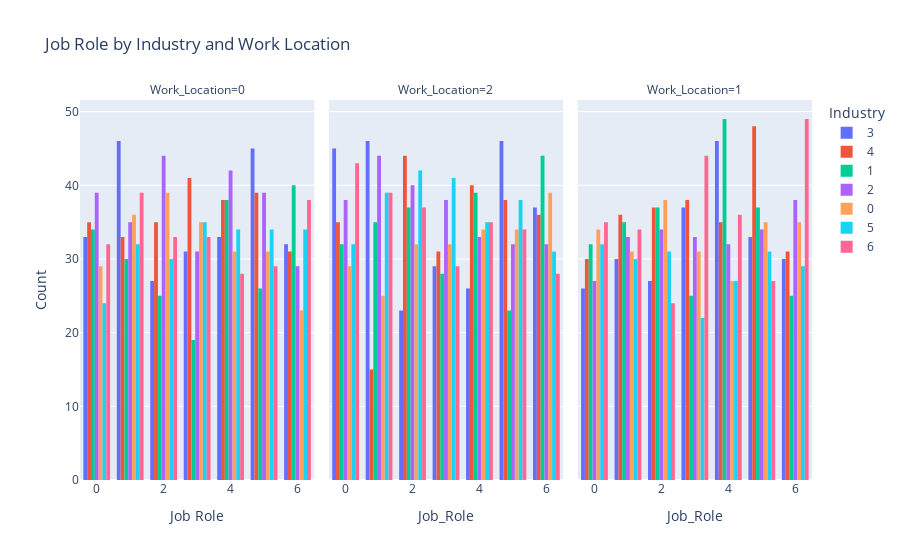

Notebook code for this chart:
### Code cell
fig = px.histogram(data, x='Job_Role', color='Industry', barmode='group', facet_col='Work_Location', title='Job Role by Industry and Work Location')
fig.update_layout(xaxis_title='Job Role', yaxis_title='Count', legend_title='Industry')
fig.show()

### Figure 1 — Plotly figure (JSON) as saved in the notebook; plotly's stock layout.template omitted (floating-point values rounded to 4 significant figures; data arrays with more than 128 entries replaced by an {"elided": "..."} marker saying what was removed)
{"data": [{"alignmentgroup": "True", "bingroup": "x", "hovertemplate": "Industry=3<br>Work_Location=0<br>Job_Role=%{x}<br>count=%{y}<extra></extra>", "legendgroup": "3", "marker": {"color": "#636efa", "pattern": {"shape": ""}}, "name": "3", "offsetgroup": "3", "orientation": "v", "showlegend": true, "type": "histogram", "x": {"elided": "247 int values"}, "xaxis": "x", "yaxis": "y"}, {"alignmentgroup": "True", "bingroup": "x", "hovertemplate": "Industry=3<br>Work_Location=2<br>Job_Role=%{x}<br>count=%{y}<extra></extra>", "legendgroup": "3", "marker": {"color": "#636efa", "pattern": {"shape": ""}}, "name": "3", "offsetgroup": "3", "orientation": "v", "showlegend": false, "type": "histogram", "x": {"elided": "252 int values"}, "xaxis": "x2", "yaxis": "y2"}, {"alignmentgroup": "True", "bingroup": "x", "hovertemplate": "Industry=3<br>Work_Location=1<br>Job_Role=%{x}<br>count=%{y}<extra></extra>", "legendgroup": "3", "marker": {"color": "#636efa", "pattern": {"shape": ""}}, "name": "3", "offsetgroup": "3", "orientation": "v", "showlegend": false, "type": "histogram", "x": {"elided": "229 int values"}, "xaxis": "x3", "yaxis": "y3"}, {"alignmentgroup": "True", "bingroup": "x", "hovertemplate": "Industry=4<br>Work_Location=0<br>Job_Role=%{x}<br>count=%{y}<extra></extra>", "legendgroup": "4", "marker": {"color": "#EF553B", "pattern": {"shape": ""}}, "name": "4", "offsetgroup": "4", "orientation": "v", "showlegend": true, "type": "histogram", "x": {"elided": "252 int values"}, "xaxis": "x", "yaxis": "y"}, {"alignmentgroup": "True", "bingroup": "x", "hovertemplate": "Industry=4<br>Work_Location=2<br>Job_Role=%{x}<br>count=%{y}<extra></extra>", "legendgroup": "4", "marker": {"color": "#EF553B", "pattern": {"shape": ""}}, "name": "4", "offsetgroup": "4", "orientation": "v", "showlegend": false, "type": "histogram", "x": {"elided": "239 int values"}, "xaxis": "x2", "yaxis": "y2"}, {"alignmentgroup": "True", "bingroup": "x", "hovertemplate": "Industry=4<br>Work_Location=1<br>Job_Role=%{x}<br>count=%{y}<extra></extra>", "legendgroup": "4", "marker": {"color": "#EF553B", "pattern": {"shape": ""}}, "name": "4", "offsetgroup": "4", "orientation": "v", "showlegend": false, "type": "histogram", "x": {"elided": "255 int values"}, "xaxis": "x3", "yaxis": "y3"}, {"alignmentgroup": "True", "bingroup": "x", "hovertemplate": "Industry=1<br>Work_Location=0<br>Job_Role=%{x}<br>count=%{y}<extra></extra>", "legendgroup": "1", "marker": {"color": "#00cc96", "pattern": {"shape": ""}}, "name": "1", "offsetgroup": "1", "orientation": "v", "showlegend": true, "type": "histogram", "x": {"elided": "212 int values"}, "xaxis": "x", "yaxis": "y"}, {"alignmentgroup": "True", "bingroup": "x", "hovertemplate": "Industry=1<br>Work_Location=2<br>Job_Role=%{x}<br>count=%{y}<extra></extra>", "legendgroup": "1", "marker": {"color": "#00cc96", "pattern": {"shape": ""}}, "name": "1", "offsetgroup": "1", "orientation": "v", "showlegend": false, "type": "histogram", "x": {"elided": "238 int values"}, "xaxis": "x2", "yaxis": "y2"}, {"alignmentgroup": "True", "bingroup": "x", "hovertemplate": "Industry=1<br>Work_Location=1<br>Job_Role=%{x}<br>count=%{y}<extra></extra>", "legendgroup": "1", "marker": {"color": "#00cc96", "pattern": {"shape": ""}}, "name": "1", "offsetgroup": "1", "orientation": "v", "showlegend": false, "type": "histogram", "x": {"elided": "240 int values"}, "xaxis": "x3", "yaxis": "y3"}, {"alignmentgroup": "True", "bingroup": "x", "hovertemplate": "Industry=2<br>Work_Location=0<br>Job_Role=%{x}<br>count=%{y}<extra></extra>", "legendgroup": "2", "marker": {"color": "#ab63fa", "pattern": {"shape": ""}}, "name": "2", "offsetgroup": "2", "orientation": "v", "showlegend": true, "type": "histogram", "x": {"elided": "259 int values"}, "xaxis": "x", "yaxis": "y"}, {"alignmentgroup": "True", "bingroup": "x", "hovertemplate": "Industry=2<br>Work_Location=2<br>Job_Role=%{x}<br>count=%{y}<extra></extra>", "legendgroup": "2", "marker": {"color": "#ab63fa", "pattern": {"shape": ""}}, "name": "2", "offsetgroup": "2", "orientation": "v", "showlegend": false, "type": "histogram", "x": {"elided": "257 int values"}, "xaxis": "x2", "yaxis": "y2"}, {"alignmentgroup": "True", "bingroup": "x", "hovertemplate": "Industry=2<br>Work_Location=1<br>Job_Role=%{x}<br>count=%{y}<extra></extra>", "legendgroup": "2", "marker": {"color": "#ab63fa", "pattern": {"shape": ""}}, "name": "2", "offsetgroup": "2", "orientation": "v", "showlegend": false, "type": "histogram", "x": {"elided": "231 int values"}, "xaxis": "x3", "yaxis": "y3"}, {"alignmentgroup": "True", "bingroup": "x", "hovertemplate": "Industry=0<br>Work_Location=0<br>Job_Role=%{x}<br>count=%{y}<extra></extra>", "legendgroup": "0", "marker": {"color": "#FFA15A", "pattern": {"shape": ""}}, "name": "0", "offsetgroup": "0", "orientation": "v", "showlegend": true, "type": "histogram", "x": {"elided": "224 int values"}, "xaxis": "x", "yaxis": "y"}, {"alignmentgroup": "True", "bingroup": "x", "hovertemplate": "Industry=0<br>Work_Location=2<br>Job_Role=%{x}<br>count=%{y}<extra></extra>", "legendgroup": "0", "marker": {"color": "#FFA15A", "pattern": {"shape": ""}}, "name": "0", "offsetgroup": "0", "orientation": "v", "showlegend": false, "type": "histogram", "x": {"elided": "225 int values"}, "xaxis": "x2", "yaxis": "y2"}, {"alignmentgroup": "True", "bingroup": "x", "hovertemplate": "Industry=0<br>Work_Location=1<br>Job_Role=%{x}<br>count=%{y}<extra></extra>", "legendgroup": "0", "marker": {"color": "#FFA15A", "pattern": {"shape": ""}}, "name": "0", "offsetgroup": "0", "orientation": "v", "showlegend": false, "type": "histogram", "x": {"elided": "231 int values"}, "xaxis": "x3", "yaxis": "y3"}, {"alignmentgroup": "True", "bingroup": "x", "hovertemplate": "Industry=5<br>Work_Location=0<br>Job_Role=%{x}<br>count=%{y}<extra></extra>", "legendgroup": "5", "marker": {"color": "#19d3f3", "pattern": {"shape": ""}}, "name": "5", "offsetgroup": "5", "orientation": "v", "showlegend": true, "type": "histogram", "x": {"elided": "223 int values"}, "xaxis": "x", "yaxis": "y"}, {"alignmentgroup": "True", "bingroup": "x", "hovertemplate": "Industry=5<br>Work_Location=2<br>Job_Role=%{x}<br>count=%{y}<extra></extra>", "legendgroup": "5", "marker": {"color": "#19d3f3", "pattern": {"shape": ""}}, "name": "5", "offsetgroup": "5", "orientation": "v", "showlegend": false, "type": "histogram", "x": {"elided": "258 int values"}, "xaxis": "x2", "yaxis": "y2"}, {"alignmentgroup": "True", "bingroup": "x", "hovertemplate": "Industry=5<br>Work_Location=1<br>Job_Role=%{x}<br>count=%{y}<extra></extra>", "legendgroup": "5", "marker": {"color": "#19d3f3", "pattern": {"shape": ""}}, "name": "5", "offsetgroup": "5", "orientation": "v", "showlegend": false, "type": "histogram", "x": {"elided": "202 int values"}, "xaxis": "x3", "yaxis": "y3"}, {"alignmentgroup": "True", "bingroup": "x", "hovertemplate": "Industry=6<br>Work_Location=0<br>Job_Role=%{x}<br>count=%{y}<extra></extra>", "legendgroup": "6", "marker": {"color": "#FF6692", "pattern": {"shape": ""}}, "name": "6", "offsetgroup": "6", "orientation": "v", "showlegend": true, "type": "histogram", "x": {"elided": "232 int values"}, "xaxis": "x", "yaxis": "y"}, {"alignmentgroup": "True", "bingroup": "x", "hovertemplate": "Industry=6<br>Work_Location=2<br>Job_Role=%{x}<br>count=%{y}<extra></extra>", "legendgroup": "6", "marker": {"color": "#FF6692", "pattern": {"shape": ""}}, "name": "6", "offsetgroup": "6", "orientation": "v", "showlegend": false, "type": "histogram", "x": {"elided": "245 int values"}, "xaxis": "x2", "yaxis": "y2"}, {"alignmentgroup": "True", "bingroup": "x", "hovertemplate": "Industry=6<br>Work_Location=1<br>Job_Role=%{x}<br>count=%{y}<extra></extra>", "legendgroup": "6", "marker": {"color": "#FF6692", "pattern": {"shape": ""}}, "name": "6", "offsetgroup": "6", "orientation": "v", "showlegend": false, "type": "histogram", "x": {"elided": "249 int values"}, "xaxis": "x3", "yaxis": "y3"}], "layout": {"annotations": [{"font": {}, "showarrow": false, "text": "Work_Location=0", "x": 0.16, "xanchor": "center", "xref": "paper", "y": 1, "yanchor": "bottom", "yref": "paper"}, {"font": {}, "showarrow": false, "text": "Work_Location=2", "x": 0.5, "xanchor": "center", "xref": "paper", "y": 1, "yanchor": "bottom", "yref": "paper"}, {"font": {}, "showarrow": false, "text": "Work_Location=1", "x": 0.84, "xanchor": "center", "xref": "paper", "y": 1, "yanchor": "bottom", "yref": "paper"}], "barmode": "group", "legend": {"title": {"text": "Industry"}, "tracegroupgap": 0}, "title": {"text": "Job Role by Industry and Work Location"}, "xaxis": {"anchor": "y", "domain": [0, 0.32], "title": {"text": "Job Role"}}, "xaxis2": {"anchor": "y2", "domain": [0.34, 0.66], "matches": "x", "title": {"text": "Job_Role"}}, "xaxis3": {"anchor": "y3", "domain": [0.68, 1.0], "matches": "x", "title": {"text": "Job_Role"}}, "yaxis": {"anchor": "x", "domain": [0, 1], "title": {"text": "Count"}}, "yaxis2": {"anchor": "x2", "domain": [0, 1], "matches": "y", "showticklabels": false}, "yaxis3": {"anchor": "x3", "domain": [0, 1], "matches": "y", "showticklabels": false}}}
